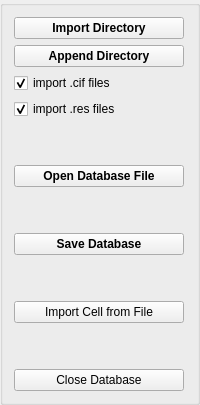
     <widget class="QGroupBox" name="groupBox">
      <property name="sizePolicy">
       <sizepolicy hsizetype="Fixed" vsizetype="MinimumExpanding">
        <horstretch>0</horstretch>
        <verstretch>0</verstretch>
       </sizepolicy>
      </property>
      <property name="title">
       <string/>
      </property>
      <layout class="QVBoxLayout" name="verticalLayout_10">
       <item alignment="Qt::AlignLeft">
        <widget class="QPushButton" name="importDirButton">
         <property name="minimumSize">
          <size>
           <width>170</width>
           <height>0</height>
          </size>
         </property>
         <property name="font">
          <font>
           <weight>75</weight>
           <bold>true</bold>
          </font>
         </property>
         <property name="toolTip">
          <string>&lt;html&gt;&lt;head/&gt;&lt;body&gt;&lt;p&gt;&lt;span style=&quot; font-weight:400;&quot;&gt;This will import all .cif files that could be found below the given directory.&lt;/span&gt;&lt;/p&gt;&lt;/body&gt;&lt;/html&gt;</string>
         </property>
         <property name="text">
          <string>Import Directory</string>
         </property>
        </widget>
       </item>
       <item alignment="Qt::AlignLeft">
        <widget class="QPushButton" name="appendDirButton">
         <property name="minimumSize">
          <size>
           <width>170</width>
           <height>0</height>
          </size>
         </property>
         <property name="font">
          <font>
           <weight>75</weight>
           <bold>true</bold>
          </font>
         </property>
         <property name="toolTip">
          <string>&lt;html&gt;&lt;head/&gt;&lt;body&gt;&lt;p&gt;&lt;span style=&quot; font-weight:400;&quot;&gt;This will import all .cif files that could be found below the given directory.&lt;/span&gt;&lt;/p&gt;&lt;/body&gt;&lt;/html&gt;</string>
         </property>
         <property name="text">
          <string>Append Directory</string>
         </property>
        </widget>
       </item>
       <item>
        <widget class="QCheckBox" name="add_cif">
         <property name="toolTip">
          <string>&lt;html&gt;&lt;head/&gt;&lt;body&gt;&lt;p&gt;This option will import .cif files (crystallograpghic information file) into the database.&lt;/p&gt;&lt;/body&gt;&lt;/html&gt;</string>
         </property>
         <property name="text">
          <string>import .cif files</string>
         </property>
         <property name="checked">
          <bool>true</bool>
         </property>
        </widget>
       </item>
       <item>
        <widget class="QCheckBox" name="add_res">
         <property name="toolTip">
          <string>&lt;html&gt;&lt;head/&gt;&lt;body&gt;&lt;p&gt;This option will import .res files from SHELXL into the database.&lt;/p&gt;&lt;/body&gt;&lt;/html&gt;</string>
         </property>
         <property name="text">
          <string>import .res files</string>
         </property>
         <property name="checked">
          <bool>true</bool>
         </property>
        </widget>
       </item>
       <item>
        <spacer name="verticalSpacer_3">
         <property name="orientation">
          <enum>Qt::Vertical</enum>
         </property>
         <property name="sizeType">
          <enum>QSizePolicy::Preferred</enum>
         </property>
         <property name="sizeHint" stdset="0">
          <size>
           <width>20</width>
           <height>40</height>
          </size>
         </property>
        </spacer>
       </item>
       <item alignment="Qt::AlignLeft">
        <widget class="QPushButton" name="importDatabaseButton">
         <property name="minimumSize">
          <size>
           <width>170</width>
           <height>0</height>
          </size>
         </property>
         <property name="font">
          <font>
           <weight>75</weight>
           <bold>true</bold>
          </font>
         </property>
         <property name="text">
          <string>Open Database File</string>
         </property>
        </widget>
       </item>
       <item>
        <spacer name="verticalSpacer_2">
         <property name="orientation">
          <enum>Qt::Vertical</enum>
         </property>
         <property name="sizeType">
          <enum>QSizePolicy::Preferred</enum>
         </property>
         <property name="sizeHint" stdset="0">
          <size>
           <width>20</width>
           <height>40</height>
          </size>
         </property>
        </spacer>
       </item>
       <item alignment="Qt::AlignLeft">
        <widget class="QPushButton" name="saveDatabaseButton">
         <property name="minimumSize">
          <size>
           <width>170</width>
           <height>0</height>
          </size>
         </property>
         <property name="font">
          <font>
           <weight>75</weight>
           <bold>true</bold>
          </font>
         </property>
         <property name="text">
          <string>Save Database</string>
         </property>
        </widget>
       </item>
       <item>
        <spacer name="verticalSpacer_4">
         <property name="orientation">
          <enum>Qt::Vertical</enum>
         </property>
         <property name="sizeType">
          <enum>QSizePolicy::Preferred</enum>
         </property>
         <property name="sizeHint" stdset="0">
          <size>
           <width>20</width>
           <height>40</height>
          </size>
         </property>
        </spacer>
       </item>
       <item alignment="Qt::AlignLeft">
        <widget class="QPushButton" name="p4pCellButton">
         <property name="minimumSize">
          <size>
           <width>170</width>
           <height>0</height>
          </size>
         </property>
         <property name="text">
          <string>Import Cell from File</string>
         </property>
        </widget>
       </item>
       <item>
        <spacer name="verticalSpacer">
         <property name="orientation">
          <enum>Qt::Vertical</enum>
         </property>
         <property name="sizeHint" stdset="0">
          <size>
           <width>20</width>
           <height>40</height>
          </size>
         </property>
        </spacer>
       </item>
       <item alignment="Qt::AlignLeft">
        <widget class="QPushButton" name="closeDatabaseButton">
         <property name="sizePolicy">
          <sizepolicy hsizetype="MinimumExpanding" vsizetype="Fixed">
           <horstretch>0</horstretch>
           <verstretch>0</verstretch>
          </sizepolicy>
         </property>
         <property name="minimumSize">
          <size>
           <width>170</width>
           <height>0</height>
          </size>
         </property>
         <property name="text">
          <string>Close Database</string>
         </property>
        </widget>
       </item>
      </layout>
     </widget>
